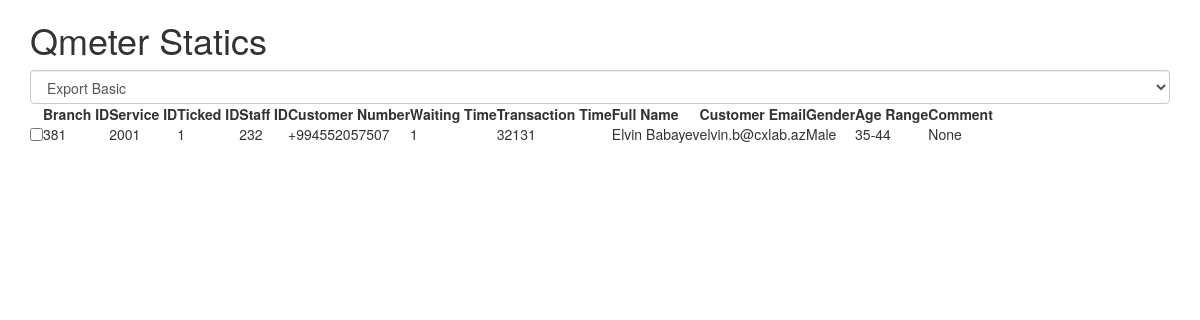
The page / on the database its author committed.
### acceptance/models.py (models this page shows, shortened)
class QmaticLog(models.Model):
    branch_id = models.IntegerField("Brench Id")
    service_id = models.IntegerField("Service Id")
    customer_number = models.CharField("Customer Number",blank=True,null=True,max_length=50)
    customer_link = models.CharField("Customer Link",blank=True,null=True,max_length=150)
    transaction_time = models.CharField("Transaction time",max_length=50)
    staff_id = models.CharField("Staff id",max_length=50)
    ticked_id = models.CharField("Ticket id",max_length=70)
    waiting_time = models.CharField("Waiting Time",max_length=70)
    transaction_time = models.CharField("Transaction time",max_length=70)
    personal_info = models.ForeignKey(PersonalInfo,on_delete=models.CASCADE,blank=True,null=True)
    feedback = models.BooleanField(verbose_name="Feedback")

class PersonalInfo(models.Model):
    full_name = models.CharField("Full Name",blank=True,null=True,max_length=80)
    email = models.CharField("Email",blank=True,null=True,max_length=90)
    gender = models.CharField("Gender",blank=True,null=True,max_length=10)
    age_range = models.CharField("Age Range",blank=True,null=True,max_length=20)
    comment = models.CharField("Comment",blank=True,null=True,max_length=1000)

### acceptance/views.py (the view)
# urls.py: path('', views.example),
def example(request):
    obj = models.QmaticLog.objects.filter(feedback=True)
    for i in obj:
        print(i)
    return render(request,"index2.html",{"obj":obj})

### templates/index2.html (shortened to what this page needs)
<!DOCTYPE html>
<html lang="en" >
<head>
  <link rel='stylesheet' href='https://maxcdn.bootstrapcdn.com/bootstrap/3.3.5/css/bootstrap.min.css'>
<link rel='stylesheet' href='https://cdnjs.cloudflare.com/ajax/libs/bootstrap-table/1.10.0/bootstrap-table.min.css'>
<link rel='stylesheet' href='https://rawgit.com/vitalets/x-editable/master/dist/bootstrap3-editable/css/bootstrap-editable.css'>
</head>
<body>
<div class="container">
<h1>Qmeter Statics</h1>
<div id="toolbar">
		<select class="form-control">
				<option value="">Export Basic</option>
		</select>
</div>
<table id="table"
			 data-toggle="table"
			 data-search="true"
			 data-filter-control="true"
			 data-show-export="true"
			 data-click-to-select="true"
			 data-toolbar="#toolbar"
       class="table-responsive">
	<thead>
		<tr>
			<th data-field="state" data-checkbox="true"></th>
			<th data-field="bi" data-filter-control="input" data-sortable="true">Branch ID</th>
			<th data-field="si" data-filter-control="select" data-sortable="true">Service ID</th>
			<th data-field="ti" data-filter-control="select" data-sortable="true">Ticked ID</th>
			<th data-field="s_i" data-sortable="true">Staff ID</th>
			<th data-field="cn" data-filter-control="select" data-sortable="true">Customer Number</th>
			<th data-field="wt" data-sortable="true">Waiting Time</th>
			<th data-field="tt" data-sortable="true">Transaction Time</th>
			<th data-field="fn" data-filter-control="input" data-sortable="true">Full Name</th>
			<th data-field="mail" data-filter-control="select" data-sortable="true">Customer Email</th>
			<th data-field="gn" data-filter-control="select" data-sortable="true">Gender</th>
			<th data-field="ar" data-filter-control="select" data-sortable="true">Age Range</th>
			<th data-field="cm" data-filter-control="input" data-sortable="true">Comment</th>
		</tr>
	</thead>
	<tbody>
		{% for object in obj %}
		<tr>
			<td class="bs-checkbox "><input data-index="0" name="btSelectItem" type="checkbox"></td>
			<td>{{object.branch_id}}</td>
			<td>{{object.service_id}}</td>
			<td>{{object.ticked_id}}</td>
			<td>{{object.staff_id}}</td>
			<td>{{object.customer_number}}</td>
			<td>{{object.waiting_time}}</td>
			<td>{{object.transaction_time}}</td>
			<td>{{object.personal_info.full_name}}</td>
			<td>{{object.personal_info.email}}</td>
			<td>{{object.personal_info.gender}}</td>
			<td>{{object.personal_info.age_range}}</td>
			<td>{{object.personal_info.comment}}</td>
		</tr>
		{% endfor %}
	</tbody>
</table>
</div>
</body>
</html>

### rows shown on the page
QmaticLog: branch_id "381", service_id "2001", ticked_id "1", staff_id "232", customer_number "+994552057507", waiting_time "1", transaction_time "32131", personal_info.full_name "Elvin Babayev", personal_info.email "elvin.b@cxlab.az", personal_info.gender "Male", personal_info.age_range "35-44", personal_info.comment "None"
